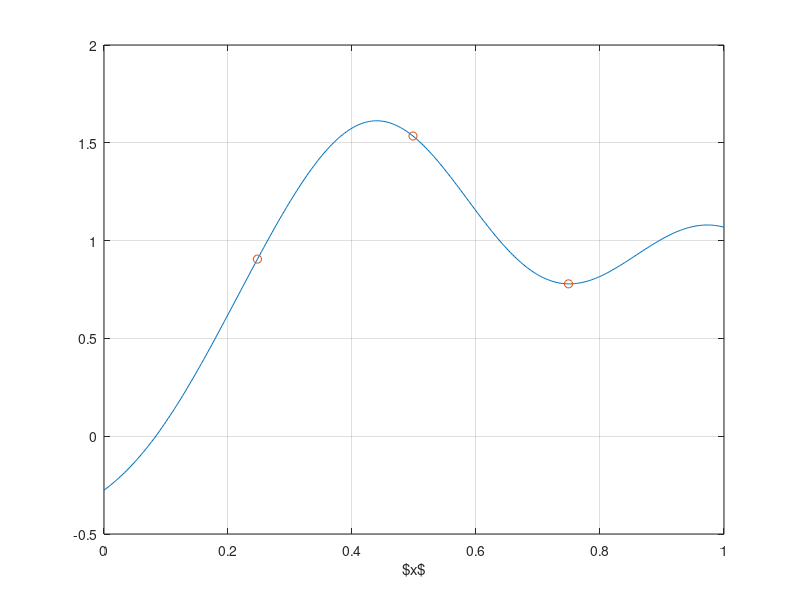

This figure's MATLAB source: (Note: this script raises an error after producing the figure.)

clear all
% close all
clc

tic


%% Parameters
la1  = .2;      % length scale of a(x)
sa21 = .5;      % power of a(x)


nbX = 3;        % number of initial sensors

sigmaS = 2;  % power of s


% set of the uncertaunty power on a(x) -> \hat{a}(x)
nbSigmaA2 = 10;
sa2_set = logspace(-6, 0, nbSigmaA2).';


nbA    = 10;         % nb of MC for a(x)


ratio_rho = .01;    % ratio between l_n and l_a => ratio_rho = l_n / l_a, with l_N: length scale of the spatial noise


nbMcMc = 50;        % nb of MC simulations for each configuratio, i.e. pair (a(x), uncertainty on \hat{a}(x))


nbPts = 3e2;    % nb of points 'x' in the grid (for optimization)



%%
x = linspace(0, 1, nbPts).';

% Covariance functions
kSquare = @(x,s2,l)(s2 * exp(-squareform(pdist(x,'squaredeuclidean')) / (2*l^2)));
k       = @(x,xP,s2,l) (s2 * exp(-(x-xP).^2 / (2*l^2)));




failure_size_mont = zeros(nbA, nbSigmaA2, nbMcMc);

for inda = 1:nbA    % loop MC on a(x)
    % Generate a
    Ka = kSquare(x, sa21, la1);
    La = chol(Ka + 1e-8*eye(nbPts), 'lower');
    a  = La * randn(nbPts, 1);
    
    
    % Selection X_(N-1) = [x_1, ... , x_{N-1}]
    
    indSelected = fix([1:nbX]/(nbX+1)*nbPts);
    %indSelected = randperm(nbPts);
    indSelected = sort(indSelected(1:nbX));
    xSelected   = x(indSelected);
    
    % aSelected = ma(indSelected);
    aSelected = a(indSelected);
    
    
    figure(1); clf
    axs = axes;
    plot(x,a); hold on
    plot(xSelected, aSelected, 'o');
    
    grid on
    lbl = xlabel('$x$');
    lbl.Interpreter = 'latex';
    lbl = ylabel('$a(x)$');
    lbl.Interpreter = 'latex';
    axs.FontSize = 16;
    
    
    % Failure computation
    for indUncertainty = 1:nbSigmaA2     % loop on uncertainty on a(x)
        figure(10); clf
        subplot(211)
        title('SNR')
        hold on
        
        subplot(212)
        title('SNR normalized')
        hold on
        
        
        
        for Mont = 1:nbMcMc     % loop MC on \hat{a}(x)
            [inda indUncertainty Mont]
            
            % Parameters of \hat{a}
            la  = la1;
            sa2 = sa2_set(indUncertainty);
            
            % Parameters of the mean function
            lma  = la;
            sma2 = sa2_set(indUncertainty);
            
            % Parameters of noise
            ln  = ratio_rho*la;
            sn2 = .01;
            
            
            % 1. Generate ma
            Kma = kSquare(x, sma2, lma);
            Lma = chol(Kma + 1e-8*eye(nbPts), 'lower');
            ma  = a + Lma * randn(nbPts, 1);
            
            maSelected = ma(indSelected);
            
            
            
            figure(2); clf
            axs = axes;
            plt = fill([x ; flipud(x)], [ma + 2*sqrt(sa2) ; flipud(ma) - 2*sqrt(sa2)], .85*[1 1 1]); hold on
            plt.HandleVisibility = 'off';
            plt.LineStyle = 'none';
            
            plt = plot(x,a,'LineWidth',2.5);
            plt.Color = axs.ColorOrder(1,:);
            plt = plot(xSelected, aSelected, 'o','MarkerSize', 12,'LineWidth',2);
            plt.MarkerEdgeColor = axs.ColorOrder(1,:);
            plt.HandleVisibility = 'off';
            
            plt = plot(x, ma,'LineWidth',2.5);
            plt.Color = axs.ColorOrder(2,:);
            plt = plot(xSelected, maSelected, 'o','MarkerSize', 12,'LineWidth',2);
            plt.Color = axs.ColorOrder(2,:);
            plt.HandleVisibility = 'off';
            
            grid on
            set(gca,'FontSize',20);            
            lbl = xlabel('$x$', 'FontSize',28);
            lbl.Interpreter = 'latex';
            lbl = ylabel('$a(x)$', 'FontSize',28);
            lbl.Interpreter = 'latex';
            %                 axs.FontSize = 28;
            lgd = legend({'$a(x)$' ; '$\hat{a}(x)$'}, 'FontSize',26);
            lgd.Interpreter = 'latex';
            drawnow
            
            
            % 2. Generate noise
            Kn = kSquare(x, sn2, ln);
            
            
            %         % 3. Generate \hat{a}_N | vec(a)_N-1
            indNonSelected = setdiff(1:nbPts, indSelected);
            %
            %         nbPtsTest = 100;
            %
            %         for indN = 1:nbPts
            %             if ismember(indN, indNonSelected)
            %                 %indNonSelected   %(randomOrder(1));
            %
            %                 mu_aN(indN,1) = ma(indN) + Ka(indSelected, indN).' * ((Ka(indSelected,indSelected)+1e-8*eye(nbX)) \ (aSelected - maSelected));
            %                 s2_aN(indN,1) = Ka(indN,indN) - Ka(indSelected, indN).' / (Ka(indSelected,indSelected)+1e-8*eye(nbX)) * Ka(indSelected, indN);
            %
            %                 aN(indN, 1:nbPtsTest) = mu_aN(indN) + sqrt(s2_aN(indN)) * randn(1, nbPtsTest);
            %
            %             else
            %                 mu_aN(indN,1) = a(indN);
            %                 s2_aN(indN,1) = 0;
            %
            %                 aN(indN, 1:nbPtsTest) = a(indN);
            %
            %             end
            %
            %         end
            
            % 4. Optimal SNR: "perfect knowledge on a(x)"
            aSelected_True = a(indSelected);
            for indN = 1:nbPts
                if ismember(indN, indNonSelected)
                    a_total = [aSelected_True ; a(indN)];
                    x_total = [x(indSelected) ; x(indN)];
                    Rn1 = kSquare(x_total, sn2, ln);
                    
                else
                    a_total = [aSelected_True];
                    x_total = [x(indSelected)];
                    Rn1 = kSquare(x_total, sn2, ln);
                end
                SNR_optimal(indN,1) = sigmaS^2 * a_total' * (Rn1 \ a_total);
            end
            
            
            
            % 5. True SNR(f_hat): "actual SNR with uncertain a(x)"
            flagPrior = 1;
            
            zK     = ma(indSelected);
            tol    = 1e-10;
            xK     = x(indSelected);
            ma_K   = ma(indSelected);
            
            
            % a. Estimation of a(x) from z(x)
            if flagPrior == 1
                aEst = ma;
                
                [xx_, xy_] = meshgrid(x, x);
                Sigma_aEst = k(xx_, xy_, sa2, la);
                
            else
                [xx_kk, xy_kk] = meshgrid(xK, xK);
                SigmaA_kk = k(xx_kk, xy_kk, sa2, la);
                
                [xx_k, xy_k] = meshgrid(xK, x);
                SigmaA_k  = k(xx_k, xy_k, sa2, la);
                
                aEst = ma + SigmaA_k * (SigmaA_kk \ (zK - ma_K));
                
                [xx_, xy_] = meshgrid(x, x);
                SigmaA_k  = k(xx_, xy_, sa2, la);
                
                Sigma_aEst = SigmaA_k - SigmaA_k * (SigmaA_kk \ SigmaA_k.');
            end
            
            
            % b. Computation of the true SNR with estimated a(x)
            SNR_True_Estimated = zeros(nbPts,1);
            
            for indSensor1 = 1:nbPts
                indexExtendedSensors = unique([indSelected' ; indSensor1]);
                
                xExtended     = x(indexExtendedSensors);
                aExtended     = a(indexExtendedSensors);
                aEst_Extended = ma(indexExtendedSensors);
                
                xDist                   = squareform(pdist(xExtended, 'squaredeuclidean'));
                Rn_Extended_computation = kSquare(xExtended, sn2, ln) + tol*sn2*eye(length(xExtended));
                SigmaA_Extended         = Sigma_aEst(indexExtendedSensors, indexExtendedSensors);
                
                
                aTmp = Rn_Extended_computation \ aExtended;
                SNR_True_Estimated(indSensor1,1) = ...
                    sigmaS^2 * ( (aTmp.' * aEst_Extended)^2 + aTmp.' * SigmaA_Extended * aTmp ) / ...
                    ( (aEst_Extended.' / Rn_Extended_computation) * aEst_Extended + ...
                    trace(Rn_Extended_computation \ SigmaA_Extended) );
            end
            
            
            
            toc
            
            SNR_True_Estimated_int = SNR_True_Estimated(indSelected(1));
            
            SNR_True_Estimated_diag_norm_int = (SNR_True_Estimated - SNR_True_Estimated_int) / (max(SNR_True_Estimated) - SNR_True_Estimated_int);
            
            
            figure(3); clf
            axs = axes;
            plot(x, 10*log10(SNR_optimal), 'LineWidth', 2.5); hold on
            plt = plot(xSelected, 10*log10(SNR_optimal(indSelected)), 'o','MarkerSize', 12, 'LineWidth', 2);
            plt.MarkerEdgeColor = axs.ColorOrder(1,:);
            plt.HandleVisibility = 'off';
            plt = plot([0 1], 10*log10(SNR_optimal(indSelected(1)))*ones(2,1), '--', 'LineWidth', 2);
            plt.Color = axs.ColorOrder(1,:);
            plt.HandleVisibility = 'off';
            
            plt = plot(x, 10*log10(SNR_True_Estimated), 'LineWidth', 2.5);
            plt.Color = axs.ColorOrder(2,:);
            plt = plot(xSelected, 10*log10(SNR_True_Estimated(indSelected)), 'o','MarkerSize', 12, 'LineWidth', 2);
            plt.Color = axs.ColorOrder(2,:);
            plt.HandleVisibility = 'off';
            plt = plot([0 1], 10*log10(SNR_True_Estimated(indSelected(1)))*ones(2,1), '--', 'LineWidth', 2);
            plt.Color = axs.ColorOrder(2,:);
            plt.HandleVisibility = 'off';
            grid on
            
            
            grid on
            set(gca,'FontSize',20);    
            lgd = legend({'Optimal $SNR$', '$SNR$ with uncertainty on $a(x)$'},'Interpreter', 'latex','FontSize',20);            
            lbl = xlabel('$x$','FontSize',28);
            lbl.Interpreter = 'latex';
            lbl = ylabel('$SNR$ [dB]','FontSize',28);
            lbl.Interpreter = 'latex';
            
            drawnow
            
            
            figure(10); % tmp
            subplot(211)
            plt = plot(x, 10*log10(SNR_True_Estimated)); hold on
            plt.Color = axs.ColorOrder(1,:);
            grid on
            subplot(212)
            plt = plot(x, SNR_True_Estimated_diag_norm_int); hold on
            plt.Color = axs.ColorOrder(1,:);
            grid on
            drawnow
            
            
            %% Compute SNR mean
            %
            %         % SNRExpectationTh = zeros(nbPts,1);
            %
            %         Rn_KK     = eye(nbX) / (Kn(indSelected , indSelected) + 1e-8*eye(nbX));
            %         Ka_KK = Ka(indSelected , indSelected);
            %
            %         % SNRExpectationTh_int = sigmaS^2 * ( trace(Rn_KK * Ka_KK) + ma_K' * Rn_KK * ma_K);
            %         % SNRExpectationTh_int = sigmaS^2 * ( ma_K' * Rn_KK * ma_K);
            %
            %         % SNRExpectationTh(indSelected,1) = repmat(SNRExpectationTh_int, nbX, 1);
            %
            %         for ind = 1:length(indNonSelected)
            %             indN = indNonSelected(ind);      %indNonSelected(randomOrder(1));
            %
            %             Rn_KN     = eye(nbX+1) / (Kn([indSelected , indN], [indSelected , indN]) + 1e-8*eye(nbX+1));
            %             SNRExpectationTh(ind,1) = sigmaS^2 * ( aSelected.' * Rn_KN(1:nbX,1:nbX) * aSelected ...
            %                 + 2 * aSelected.' * Rn_KN(1:nbX,end) * mu_aN(indN) ...
            %                 + Rn_KN(end,end) * (s2_aN(indN) + mu_aN(indN)^2) );
            %         end
            %
            
            %% Compute SNR CDF
            
            %         SNR_Initial = sigmaS^2 * ( aSelected.' / (Kn(indSelected,indSelected)+1e-8*eye(nbX)) * aSelected);
            %
            %         [SNR_ExpectedMax, indexMax] = max(SNRExpectationTh);
            %
            %
            %         for ind = 1:length(indNonSelected)
            %             indN = indNonSelected(ind);      %indNonSelected(randomOrder(1));
            %
            %             for indTest = 1:nbPtsTest
            %                 SNR_N(indTest) = [aSelected ; aN(indN,indTest)].' / (Kn([indSelected indN],[indSelected indN]) + 1e-8*eye(nbX+1)) * [aSelected ; aN(indN,indTest)];
            %             end
            %
            %
            %             [SNRHist(:,ind), SNRHistAbsc(:,ind)] = hist(SNR_N, 35);
            %             SNRHist(:,ind) = SNRHist(:,ind) / (sum(SNRHist(:,ind)) * (SNRHistAbsc(2,ind)-SNRHistAbsc(1,ind)));
            %
            %
            %
            %             Rn_KN     = eye(nbX+1) / (Kn([indSelected , indN], [indSelected , indN]) + 1e-8*eye(nbX+1));
            %             alpha  = aSelected.' * Rn_KN(1:nbX,1:nbX) * aSelected;
            %             beta   = aSelected.' * Rn_KN(1:nbX,end);
            %             gamma  = Rn_KN(end,end);
            %             lambda = (mu_aN(indN) + beta/gamma)^2 / s2_aN(indN);
            %
            %
            %             xSNRTh(:,ind) = linspace(min(SNRHistAbsc(:,ind)), max(SNRHistAbsc(:,ind)), 1e3).';
            %             SNR_pdfTh(:,ind) = 1/(gamma*s2_aN(indN)) * ncx2pdf(1/(gamma*s2_aN(indN))*(xSNRTh(:,ind) - (alpha - beta^2/gamma)), 1, lambda);
            %
            %
            %             probaImprovement(ind,1) = 1-ncx2cdf(1/(gamma*s2_aN(indN))*(SNR_ExpectedMax - (alpha - beta^2/gamma)), 1, lambda);
            %             probaDegradate(ind,1) = ncx2cdf(1/(gamma*s2_aN(indN))*(SNR_Initial - (alpha - beta^2/gamma)), 1, lambda);
            %
            %             g_max = 4;
            %
            %             for g = 1:g_max
            %                 threshold(g) = .25 * g * (SNR_ExpectedMax-SNR_Initial);
            %                 probaDegradate_BIS(ind,g) = ncx2cdf(1/(gamma*s2_aN(indN))*(SNR_Initial + threshold(g) - (alpha - beta^2/gamma)), 1, lambda);
            %
            %             end
            %
            %
            %         end
            
            %%  normalization
            
            % SNRExpectation
            %         SNRExpectationTh_norm_int = (SNRExpectationTh - min(SNRExpectationTh)) / (max(SNRExpectationTh) - min(SNRExpectationTh));
            %
            %         % CDF_Complementary
            %         CDF_Complementary_norm= zeros(size(indNonSelected,2),g_max);
            %         % normalize
            %         for g = 1:g_max
            %             CDF_Complementary(:,g) = 1-probaDegradate_BIS(:,g);
            %             CDF_min(g) = min(CDF_Complementary(:,g));
            %             CDF_Complementary_norm(:,g) = (CDF_Complementary(:,g)-CDF_min(g)) / (max(CDF_Complementary(:,g)) - CDF_min(g));
            %         end
            %
            
            
            %% failure percentage
            
            index_failure = find(SNR_True_Estimated_diag_norm_int<0);
            failure_size(Mont) = size(index_failure,1);
            
            %         % SNRExpectation
            %         index_select_SNRExpectationTh = find(SNRExpectationTh_norm_int>0);
            %         failure_SNRExpectationTh(Mont) = 100 * numel(intersect(index_select_SNRExpectationTh,index_failure)) / numel(index_failure);
            %
            %         % CDF_Complementary
            %
            %         for gg=1:g_max
            %             index_select_CDF_Complementary = find(CDF_Complementary_norm(:,gg)>0);
            %             failure_CDF_Complementary(Mont,gg) = 100 * numel(intersect(index_select_CDF_Complementary,index_failure)) / numel(index_failure);
            %         end
            %
            
        end
        
        %     failure_SNRExpectation_average(i) = nanmean(failure_SNRExpectationTh)
        %
        %     failure_CDF_Complementary_average(i,:) = nanmean(failure_CDF_Complementary,1)
        failure_size_mont(inda, indUncertainty,:) = failure_size;
    end
    
end


nbSubplotRow = fix(sqrt(nbA));
nbSubplotCol = ceil(nbA/nbSubplotRow);
figure(4); clf
for indPlot = 1:nbA
    
    axs = subplot(nbSubplotRow, nbSubplotCol, indPlot);
    
    plt = fill([sa2_set.^(1/2) ; flipud(sa2_set.^(1/2))], 100*[quantile(squeeze(failure_size_mont(indPlot,:,:)).', .25).' ; flipud(quantile(squeeze(failure_size_mont(indPlot,:,:)).', .75).')]/nbPts, .75*[1 1 1]); hold on
    plt.HandleVisibility = 'off';
    plt.LineStyle = 'none';
    
    plt = plot(sa2_set.^(1/2), 100*median(squeeze(failure_size_mont(indPlot,:,:)).')/nbPts); hold on
    plt.Color = axs.ColorOrder(1,:);
    
    
    grid on
    axs.XScale = 'log';
    
    ylabel('failure [%]')
    xlabel('sigma_a (i.e. ''Uncertainty on a(x)'')')
end


% Global performance
failure_size_Global = reshape(permute(failure_size_mont, [2 1 3]), nbSigmaA2, nbA*nbMcMc);

%%

figure(5); clf
axs = axes;
plt = fill([sa2_set.^(1/2) ; flipud(sa2_set.^(1/2))], 100*[quantile(failure_size_Global.', .25).' ; flipud(quantile(failure_size_Global.', .75).')]/nbPts, .85*[1 1 1]); hold on
% plt.HandleVisibility = 'off';
plt.LineStyle = 'none';

plt = plot(sa2_set.^(1/2), 100*median(failure_size_Global.')/nbPts,'LineWidth',2.5); hold on
plt.Color = axs.ColorOrder(1,:);


grid on
axs.XScale = 'log';
set(gca,'FontSize',20);

ylabel('Failure [\%]','interpreter','latex','FontSize',28)
xlabel('$\sigma_u$ (i.e. ''Uncertainty on $a(x)$'')','interpreter','latex','FontSize',28)



